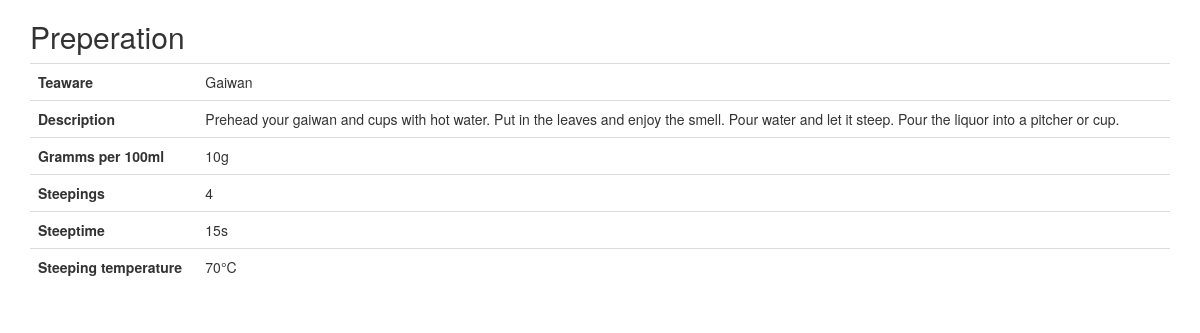
/teahouse/preperation/2, run on the app's committed database.
### teahouse/models.py (models this page shows, shortened)
class Preperation(models.Model):
    teaware = models.CharField(max_length=60)
    description = models.TextField(max_length=500, blank=True,
                                   validators=[MaxLengthValidator(500)])
    gramms_per_100ml = models.IntegerField()
    steepings = models.IntegerField()
    steeptime_in_sec = models.IntegerField()
    temperature = models.IntegerField()

### teahouse/views.py (the view)
# urls.py: path('teahouse/preperation/<int:pk_id>', views.show_prep, name='preperation'),
def show_prep(request, pk_id):
    preperation = Preperation.objects.get(pk=pk_id)
    page_title = 'Preperation'
    context = {'preperation': preperation,
               'page_title': page_title}
    return render(request, 'teahouse/preperation_card.html', context)

### templates/teahouse/preperation_card.html (shortened to what this page needs)
{% extends 'base.html' %}
{% block content %}
    <table class="table">
        <tbody>
        <tr>
            <th>Teaware</th>
            <td>{{ preperation.teaware }}</td>
        </tr>
        <tr>
            <th>Description</th>
            <td><span>{{ preperation.description }}</span></td>
        </tr>
        <tr>
            <th>Gramms per 100ml</th>
            <td>{{ preperation.gramms_per_100ml }}g</td>
        </tr>
        <tr>
            <th>Steepings</th>
            <td>{{ preperation.steepings }}</td>
        </tr>
        <tr>
            <th>Steeptime</th>
            <td>{{ preperation.steeptime_in_sec }}s</td>
        </tr>
        <tr>
            <th>Steeping temperature</th>
            <td>{{ preperation.temperature }}°C</td>
        </tr>
        </tbody>
    </table>
{% endblock %}

### data on the page
Preperation: teaware "Gaiwan", description "Prehead your gaiwan and cups with hot water. Put in the leaves and enjoy the smell. Pour water and let it steep. Pour the liquor into a pitcher or cup.", gramms_per_100ml "10", steepings "4", steeptime_in_sec "15", temperature "70"

### other printed values
{{ page_title }} "Preperation"
